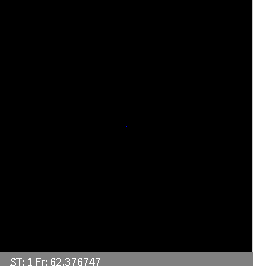
Frame 1 (no input)
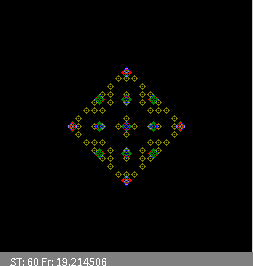
Frame 60 (the mouse pressed at the canvas centre just before this capture)
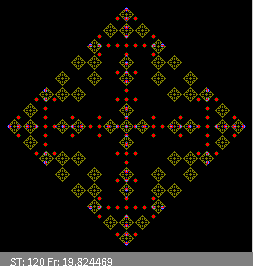
Frame 120 (the mouse held since frame 60 and released just before this capture)

The Processing sketch that drew these frames (run headless with seeded random() and noise(); from frame 60 on, the mouse is pressed at the canvas centre):

// Processing sketch: automat_wzrost2Dv5
// ── automat_wzrost2Dv5.pde
//Dwuwymiarowy, DETERMINISTYCZNY automat komórkowy - reguła "ZSUMUJ Z SĄSIADAMI I WEŹ MODULO". SYNCHRONICZNY.
//Zasiewanie tablicy na początku z zadaną gęstością lub pojedynczą komórką
//Wyswietlanie optymalizowane tablicą zmian (Changed)
//-////////////////////////////////////////////////////////////////////////////////////////////////////////////////
int WorldSize=252; //Ile chcemy elementów w linii?
int[][] WorldOld=new int[WorldSize][WorldSize]; //Tworzenie tablic - w Processingu zawsze za pomocą alokacji
int[][] WorldNew=new int[WorldSize][WorldSize];
boolean[][] Changed=new boolean[WorldSize][WorldSize]; //Flagi zmiany do rysowania

float IDens=0.0; //Początkowa gęstość w tablicy
int Div=6; //Jaki dzielnik w regule automatu
int S=1; //Bok celki

void setup()
{
  size(253,266);    //  size(253,270);    //Okno nie do końca kwadratowe - miejsce na napis
  
  surface.setResizable(true); //https://github.com/processing/processing/wiki/Window-Size-and-Full-Screen
  
  noSmooth();
  if(IDens>0)
  {
   for(int i=0;i<WorldOld.length;i++) //Zasiewanie tablicy
    for(int j=0;j<WorldOld.length;j++) 
    {
      Changed[i][j]=true;
      if(random(1.0)<IDens)
        WorldOld[i][j]=(int)(random(Div)); //trzeba zmienić typ, bo tablica przechowuje int a nie float
      else
        WorldOld[i][j]=0;
    }
  }
  else
  {
    for(int i=0;i<WorldOld.length;i++) //Zasiewanie tablicy
     for(int j=0;j<WorldOld.length;j++) 
     {
      Changed[i][j]=true;
      WorldOld[i][j]=0;
     }
      
    WorldOld[WorldSize/2][WorldSize/2]=1; //Tylko jeden w środku
  }
  frameRate(20);
}

int t=0;
void draw()
{  
  S=min(width/WorldSize,height/WorldSize); //Użycie "min" żeby zachować "kwadratowość".
  //println(S);
  noStroke();
  for(int i=0;i<WorldOld.length;i++) //Wizualizacja czyli "rysowanie na ekranie" 
    for(int j=0;j<WorldOld.length;j++) 
    {
      switch(WorldOld[i][j]){ //Instrukcja wyboru pozwala nam wybrać dowolny kolor w zależności od liczby w komórce
      case 5:fill(128,128,255);break;
      case 4:fill(0,128,0);break;
      case 3:fill(128,128,0);break;
      case 2:fill(255,0,0);break;
      case 1:fill(0,0,255);break;
      case 0:fill(0,0,0);break;
      default: fill(0,255,0); //To się pojawiać nie powinno
      break;
      }
      if(Changed[i][j]) //Na WorldNew jest stara zawartość - czyli ta co na ekranie 
        rect(i*S,j*S,S,S);
    }
  
  for(int i=0;i<WorldOld.length;i++) //Zmiana stanu automatu
  {
       //Reguła - "ZSUMUJ Z SĄSIADAMI I WEŹ MODULO"
       //Zamiast ignorować brzegi można zrobić liczenie indeksów sąsiadów z zawijaniem dzięki reszcie z dzielenia
       int right = (i+1) % WorldSize;         
       int left  = (WorldSize+i-1) % WorldSize;
       
       for(int j=0;j<WorldOld.length;j++) 
       {
         int dw=(j+1) % WorldSize;   
         int up=(WorldSize+j-1) % WorldSize;
         
         int ile = WorldOld[i][j]
                 +WorldOld[left][j]
                 +WorldOld[right][j]
                 +WorldOld[i][up]
                 +WorldOld[i][dw]              
                 ; //suma z pięciu komórek brana potem modulo 3
      
         WorldNew[i][j]=ile % Div; //Nowy stan zapisujemy na drugą tablicę
         Changed[i][j]=(WorldNew[i][j] !=0 || WorldOld[i][j]!=0); //Czy trzeba odrysować? point() jest kosztowne wbrew pozorom
       }
   }
   
   //Zamiana tablic - łatwa bo nie trzeba kopiować tablic, wystarczy "uchwyty" do nich
   int[][] WorldTmp=WorldOld;
   WorldOld=WorldNew;
   WorldNew=WorldTmp;
   
   t++; //Kolejne pokolenie/krok/rok
   fill(128);
   rect(0,WorldSize,width,height-WorldSize); //Czyszczący prostokąt
   fill(255);
   text("ST: "+t+" Fr: "+frameRate,10,height);
}

//-////////////////////////////////////////////////////////////////////////////////
// Autor: Wojciech T. Borkowski
// Materiały do podręcznika "Processing w edukacji i symulacji
// https://github.com/borkowsk/sym4processing/tree/master/ProcessingWEdukacji
//-////////////////////////////////////////////////////////////////////////////////
